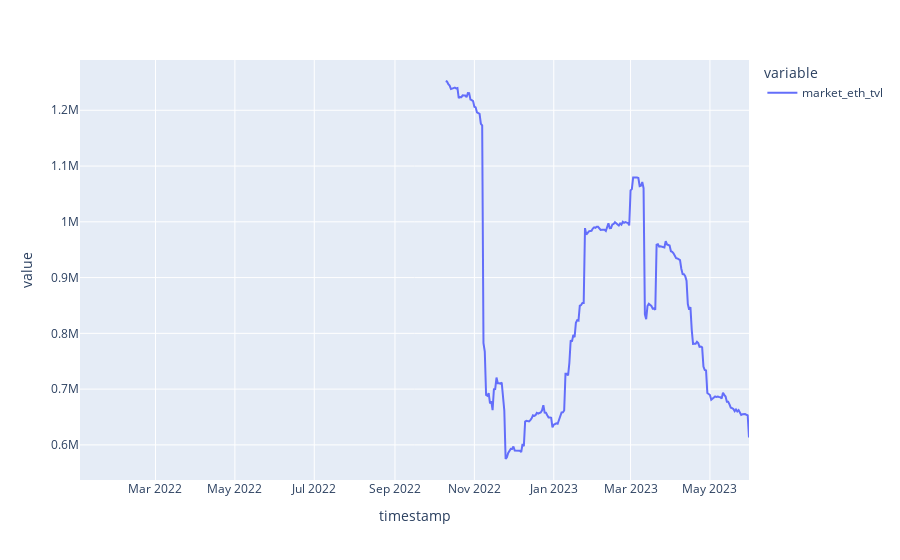

Notebook code cell kept with this figure:
### Code cell
px.line(stETH_eth_apr_df['market_eth_tvl'])

### Figure 1 — Plotly figure (JSON) as saved in the notebook; plotly's stock layout.template omitted (floating-point values rounded to 4 significant figures; data arrays with more than 128 entries replaced by an {"elided": "..."} marker saying what was removed)
{"data": [{"hovertemplate": "variable=market_eth_tvl<br>timestamp=%{x}<br>value=%{y}<extra></extra>", "legendgroup": "market_eth_tvl", "line": {"color": "#636efa", "dash": "solid"}, "marker": {"symbol": "circle"}, "mode": "lines", "name": "market_eth_tvl", "orientation": "v", "showlegend": true, "type": "scatter", "x": {"elided": "515 str values"}, "xaxis": "x", "y": {"elided": "515 float values"}, "yaxis": "y"}], "layout": {"legend": {"title": {"text": "variable"}, "tracegroupgap": 0}, "margin": {"t": 60}, "xaxis": {"anchor": "y", "domain": [0, 1], "title": {"text": "timestamp"}}, "yaxis": {"anchor": "x", "domain": [0, 1], "title": {"text": "value"}}}}
